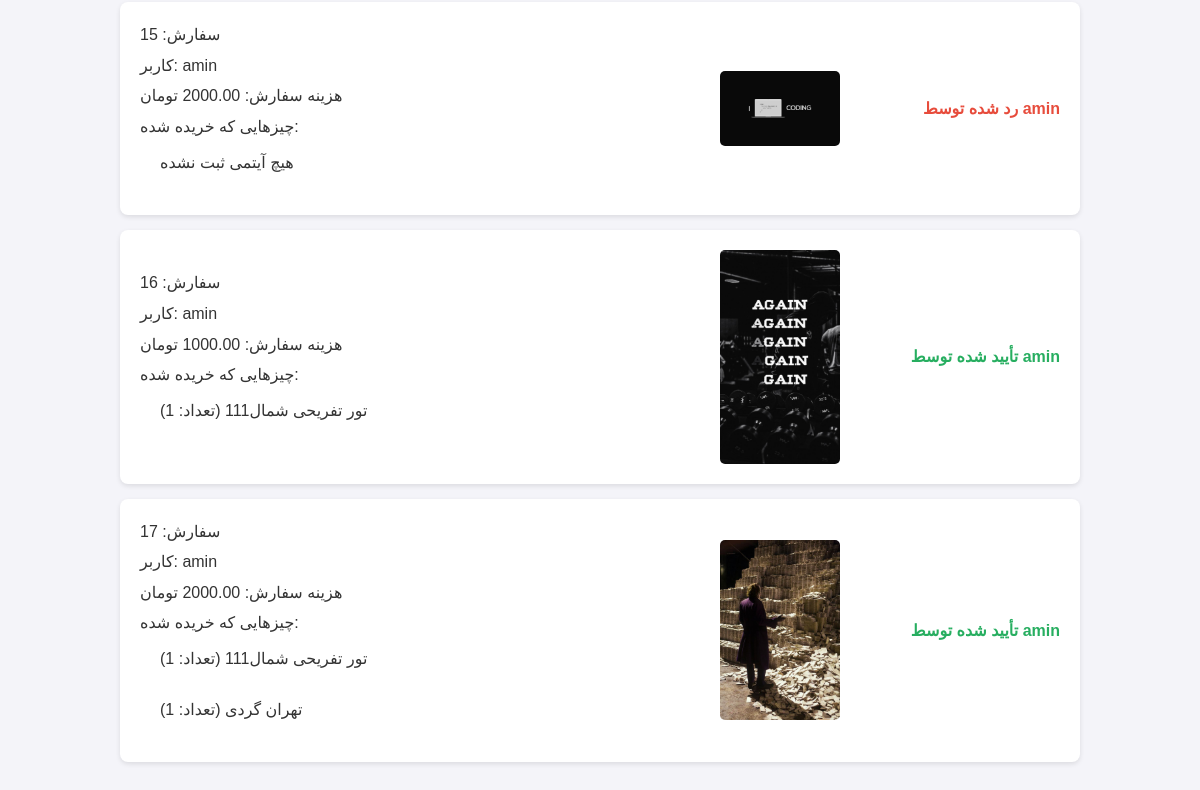
Before: /cart/admin/review-payments/ (signed in, lower part) with the older database file.
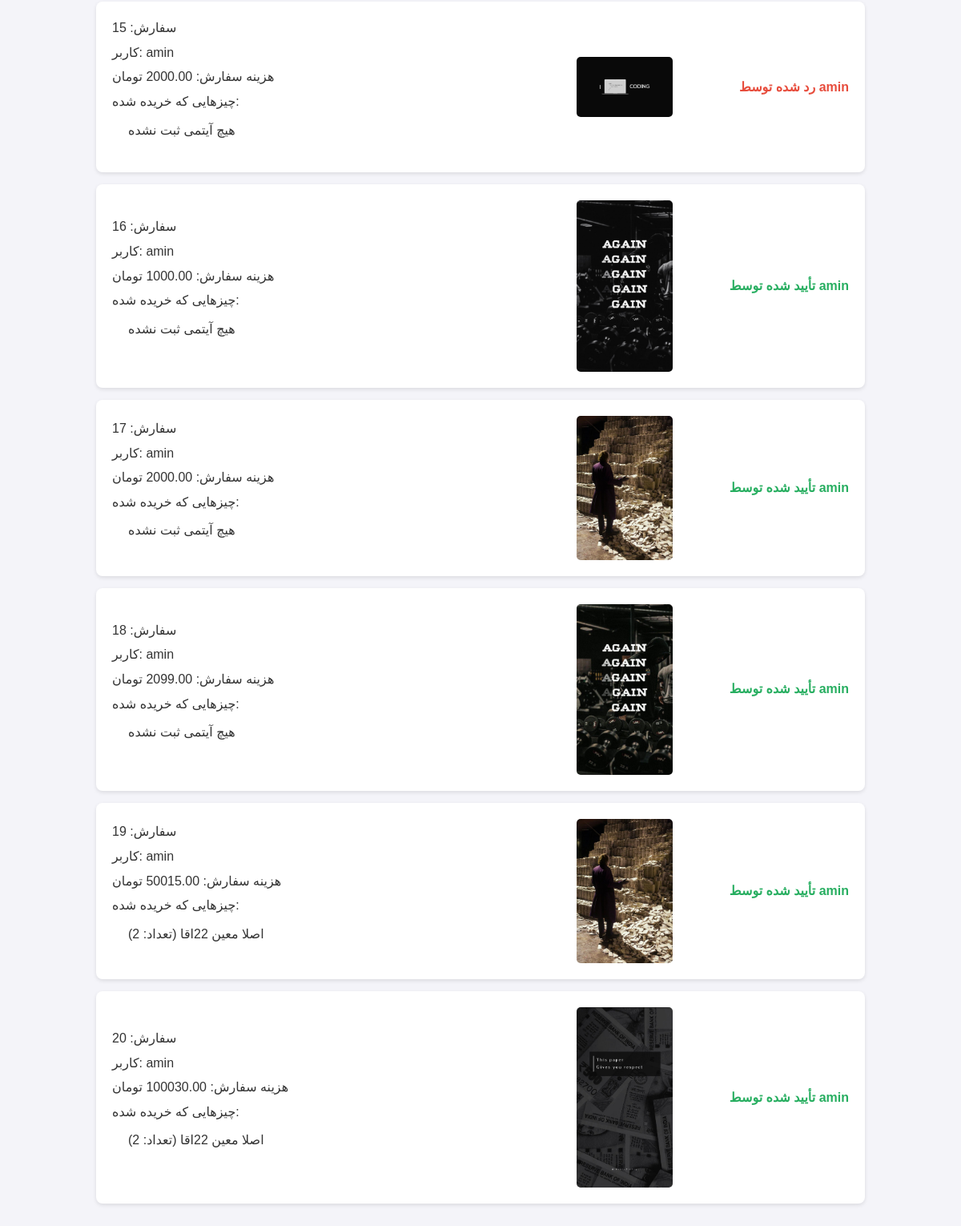
After: the same page with the newer database file.
### cart/models.py (models this page shows, shortened)
class Payment(models.Model):
    order = models.OneToOneField(Order, on_delete=models.CASCADE, related_name='payment')
    payment_image = models.ImageField('عکس پرداخت', upload_to='payments/')
    description = models.TextField('توضیحات', blank=True, null=True)
    """
    is OK Payment or Reject Payment:
    True:OK payment confirmed by the site admin.
    False:Reject Payment not confirmed by the site admin.
    """
    is_verified = models.BooleanField('تأیید شده', default=None,null=True)
    verified_by = models.ForeignKey(User, null=True, blank=True, on_delete=models.SET_NULL,
                                    related_name='verified_payments')
    time_payment = models.DateTimeField(auto_now_add=True)

class Order(models.Model):
    buyer = models.ForeignKey(User, on_delete=models.CASCADE, related_name='orders')
    items = models.ManyToManyField(CartItem, related_name='orders')
    total_price = models.DecimalField('جمع کل', max_digits=10, decimal_places=2)
    purchaseDate = models.DateTimeField(auto_now_add=True)

class CartItem(models.Model):
    buyer = models.ForeignKey(User, on_delete=models.CASCADE, related_name='cart_items')
    tourBuyed = models.ForeignKey(tour, on_delete=models.CASCADE, null=True, blank=True, related_name='cart_tours',db_index=True)
    tourismBuyed = models.ForeignKey(tourism, on_delete=models.CASCADE, null=True, blank=True,
                                     related_name='cart_tourisms',db_index=True)
    quantityItem = models.PositiveIntegerField('تعداد', default=1)
    added_at = models.DateTimeField(auto_now_add=True)

### tour/models.py (models this page shows, shortened)
class tour(models.Model):
    title = models.CharField('Title', max_length=50, null=True, blank=True)
    idtour = models.IntegerField(null=True, blank=True)
    firstdistination = models.CharField(max_length=50, null=True, blank=True)
    lastDestination = models.CharField(max_length=50, null=True, blank=True)
    startdate = models.DateField(null=True, blank=True)
    finishdate = models.DateField(null=True, blank=True)
    capacity = models.IntegerField(default=20000, null=True, blank=True,
                                   validators=[MinValueValidator(0)])  # جلوگیری از اعداد منفی
    clas = models.ForeignKey(User, on_delete=models.CASCADE, null=True,
                             related_name='tour_clas')  # اضافه کردن related_name
    image = models.ImageField(upload_to='tourr/', null=True, blank=True)
    price = models.PositiveIntegerField('قیمت', default=1000)  # برای محاسبه هزینه
    TICKET_TYPES = [
        ('bus', 'اتوبوس'),
        ('train', 'قطار'),
    ]
    ticket_type = models.CharField(max_length=10, choices=TICKET_TYPES, default='bus')

### tourism/models.py (models this page shows, shortened)
class tourism(models.Model):
    title_tourism = models.CharField('Title', max_length=50, null=True, blank=True)
    description = models.CharField(max_length=50, null=True, blank=True)
    firstdistination_tourism = models.CharField(max_length=50, null=True, blank=True)
    lastDestination = models.CharField(max_length=50, null=True, blank=True)
    startdate_tourism = models.DateField(null=True, blank=True)
    capacity_tourism = models.IntegerField(default=20000, null=True, blank=True,
                                           validators=[MinValueValidator(0)])  # جلوگیری از اعداد منفی
    clas = models.ForeignKey(User, on_delete=models.CASCADE, null=True,
                             related_name='tourism_clas')  # اضافه کردن related_name
    image_tourism = models.ImageField(upload_to='tour/', null=True, blank=True)
    price_tourism = models.IntegerField(null=True, blank=True)
    TICKET_TYPES = [
        ('bus', 'اتوبوس'),
        ('train', 'قطار'),
    ]
    ticket_typetourism = models.CharField(max_length=10, choices=TICKET_TYPES, default='bus')

### cart/views.py (the view)
    def wrapper(request, *args, **kwargs):
        if request.user.is_authenticated:
            if request.user.email == 'aminhosseini822003@gmail.com':
                print("User is authorized")
                return view_func(request, *args, **kwargs)
        print("User is not authorized")
        return HttpResponseForbidden("شما مجاز به انجام این عملیات نیستید!")

### cart/views.py (called while the page is built, shortened)
def user_is_authorized(view_func):
    def wrapper(request, *args, **kwargs):
        if request.user.is_authenticated:
            if request.user.email == 'aminhosseini822003@gmail.com':
                print("User is authorized")
                return view_func(request, *args, **kwargs)
        print("User is not authorized")
        return HttpResponseForbidden("شما مجاز به انجام این عملیات نیستید!")
    return wrapper

@login_required
@user_is_authorized
def admin_payment_review(request):
    payments = Payment.objects.all()
    return render(request, 'cart/admin_payment_review.html', {'payments': payments})

### cart/templates/cart/admin_payment_review.html (shortened to what this page needs)
<!DOCTYPE html>
<html>
<head>
</head>
<body>
<div class="container">
    <ul>
        {% for payment in payments %}
            <li>
                <div class="details">
                    <span>سفارش: {{ payment.order.id }}</span>
                    <span>کاربر: {{ payment.order.buyer.username }}</span>
                    <span>هزینه سفارش: {{ payment.order.total_price }} تومان</span>
                    <span>چیزهایی که خریده شده:</span>
                    <ul class="items-list">
                        {% for item in payment.order.items.all %}
                            <li>
                                {% if item.tourBuyed %}
                                    {{ item.tourBuyed.title }} (تعداد: {{ item.quantityItem }})
                                {% elif item.tourismBuyed %}
                                    {{ item.tourismBuyed.title_tourism }} (تعداد: {{ item.quantityItem }})
                                {% endif %}
                            </li>
                        {% empty %}
                            <li>هیچ آیتمی ثبت نشده</li>
                        {% endfor %}
                    </ul>
                </div>
                <img src="{{ payment.payment_image.url }}" alt="Payment Image">
                <div class="actions">
                    {% if payment.is_verified %}
                        <span class="verified">تأیید شده توسط {{ payment.verified_by.username }}</span>
                    {% elif payment.is_verified == False %}
                        <span style="color: #e74c3c; font-weight: bold;">رد شده توسط {{ payment.verified_by.username|default:"ادمین" }}</span>
                    {% endif %}
                </div>
            </li>
        {% endfor %}
    </ul>
</div>
</body>
</html>

### cart/templates/cart/admin_payment_review.html (style rules this page uses)
* { margin: 0; padding: 0; box-sizing: border-box; font-family: Arial, sans-serif; }
body { background-color: #f4f4f9; color: #333; line-height: 1.6; }
.container { max-width: 1000px; margin: 0 auto; padding: 20px; }
ul { list-style: none; }
li { background: #fff; padding: 20px; margin-bottom: 15px; border-radius: 8px; box-shadow: 0 2px 5px rgba(0, 0, 0, 0.1); display: flex; flex-wrap: wrap; justify-content: space-between; align-items: center; }
.details { flex: 1; min-width: 250px; }
.items-list { margin-top: 5px; padding-left: 20px; }
.items-list li { background: none; box-shadow: none; padding: 5px 0; display: block; }
img { max-width: 120px; border-radius: 5px; margin: 0 20px; }
.actions { min-width: 200px; text-align: right; }
.verified { color: #27ae60; font-weight: bold; }

Changed rows visible on the page:
removed CartItem: quantityItem "1"
removed CartItem: tourBuyed "تهران گردی", quantityItem "1", shown under Payment (number 3 of 6 on the later page)
shown differently, row unchanged: Payment (number 2 of 6 on the later page): now shows "هیچ آیتمی ثبت نشده"
shown differently, row unchanged: Payment (number 3 of 6 on the later page): now shows "هیچ آیتمی ثبت نشده"
added Payment: order.id "18", order.buyer.username "amin", order.total_price "2099.00", payment_image (picture), verified_by.username "amin"
added Payment: order.id "19", order.buyer.username "amin", order.total_price "50015.00", payment_image (picture), verified_by.username "amin"
added CartItem: tourismBuyed.title_tourism "اصلا معین 22اقا", quantityItem "2"
added Payment: order.id "20", order.buyer.username "amin", order.total_price "100030.00", payment_image (picture), verified_by.username "amin"
